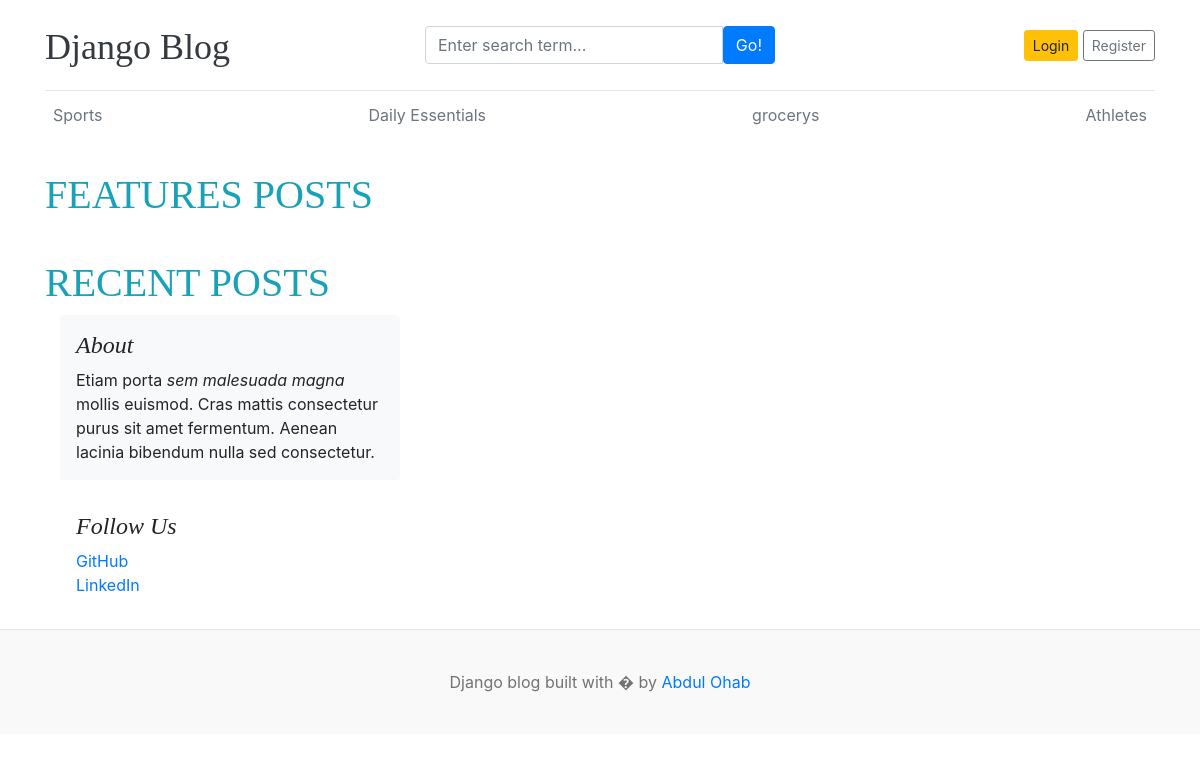
/, run on an earlier commit of the app's database.
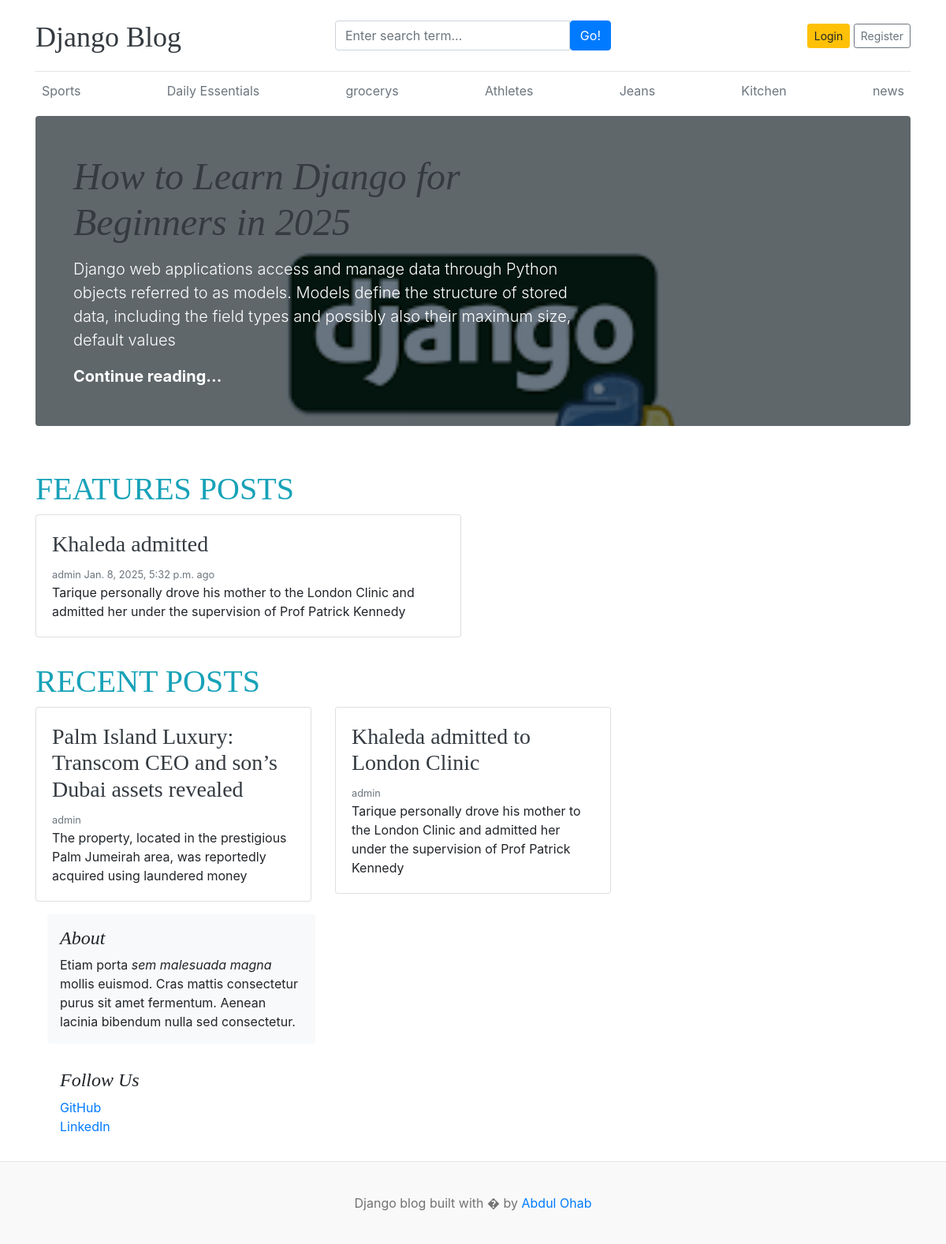
And on a later commit of the database.
### home/models.py (models this page shows, shortened)
class Category(models.Model):
    category_name=models.CharField(max_length=50,unique=True)
    created_at=models.DateTimeField(auto_now_add=True)
    updated_at=models.DateTimeField(auto_now=True)

class Blogs(models.Model):
    title=models.CharField(max_length=100,unique=True)
    slug=models.SlugField(max_length=100,unique=True)
    category=models.ForeignKey(Category,on_delete=models.CASCADE)
    author=models.ForeignKey(User,on_delete=models.CASCADE)
    blog_image=models.ImageField(upload_to='uploads/%y/%m/%d/')
    short_description=models.TextField(max_length=2000)
    blog_body=models.TextField(max_length=3000)
    status=models.IntegerField(choices=STATUS_CHOICES,default=0)
    is_featured=models.BooleanField(default=False)
    created_at=models.DateTimeField(auto_now_add=True)
    updated_at=models.DateTimeField(auto_now=True)
    def __str__(self):
        return self.title

### home/views.py (the view)
# urls.py: path('', views.homePage ,name='homePage'),
def homePage(request):
    categories=Category.objects.all()
    featured_post=Blogs.objects.filter(is_featured=True,status=1)
    posts=Blogs.objects.filter(is_featured=False,status=1)
    print(posts)
    context={
        'categories':categories,
        'featured_post':featured_post,
        'posts':posts
    }
    return render(request,'home.html',context)

### templates/home.html (shortened to what this page needs)
{% extends 'base.html' %}
{% block content %}
    {% for post in featured_post %}
    {% if forloop.first %}
  <div class="jumbotron p-3 p-md-5 text-white rounded bg-dark" style="background-image: url({{post.blog_image.url}});background-blend-mode: overlay;background-size:cover;">
    <div class="col-md-8 px-0">
      <h1 class="display-4 font-italic"> <a class="text-dark" href="{% url 'blogs' post.slug %}"> {{post.title}}</a> </h1>
      <p class="lead my-3">{{post.short_description}}</p>
      <p class="lead mb-0"><a href="{% url 'homePage' %}" class="text-white font-weight-bold">Continue reading...</a></p>
    </div>
  </div>
  {% endif %}
  {% endfor %}
  <h1 class="pt-4 text-uppercase text-bold text-info ">Features Posts</h1>
  <div class="row mb-2">
    {% for post in featured_post %}
    {% if not forloop.first %}
    <div class="col-md-6">
      <div class="card border-1" >
        <div class="card-body">
          <h3> <a class="text-dark" href="{% url 'blogs' post.slug %}"> {{post.title}}</a></h3>
          <small class="mb-1 text-muted">{{post.author}} {{post.created_at}} ago</small>
          <p class="card-text">{{post.short_description }} </p>
        </div>
      </div>
    </div>
    {% endif %}
    {% endfor %}
  </div>
  <h1 class="pt-4 text-uppercase text-bold text-info ">Recent Posts</h1>
  <main role="main" class="container p-0 ">
    <div class="row">
      {% for post in posts %}
      <div class="col-md-6 col-lg-4 mb-3">
        <div class="card border-1" >
            <div class="card-body" style="min-height: 180px;" >
              <h3 >  <a class="text-dark" href="{% url 'blogs' post.slug %}"> {{post.title}} </a> </h3>
              <small class="mb-1 text-muted">{{post.author}}</small>
              <p class="card-text">{{post.short_description | truncatewords:20}}</p>
            </div>
          </div>
        </div>
        {% endfor %}
      </div>
      <aside class="col-md-4 blog-sidebar">
        <div class="p-3 mb-3 bg-light rounded">
          <h4 class="font-italic">About</h4>
          <p class="mb-0">Etiam porta <em>sem malesuada magna</em> mollis euismod. Cras mattis consectetur purus sit amet fermentum. Aenean lacinia bibendum nulla sed consectetur.</p>
        </div>
        <div class="p-3">
          <h4 class="font-italic">Follow Us</h4>
          <ol class="list-unstyled">
            <li><a href="#">GitHub</a></li>
            <li><a href="#">LinkedIn</a></li>
          </ol>
        </div>
      </aside>
    </div>
{% endblock  %}

### templates/base.html
 {% include 'header.html' %}
  {% block content %}
  {% endblock  %}
  {% include 'footer.html' %}

### templates/header.html (shortened to what this page needs)
{% load static %}
<!DOCTYPE html>
<html lang="en">
<head>
    <link href="https://getbootstrap.com/docs/4.0/dist/css/bootstrap.min.css" rel="stylesheet">
    <link href="{% static 'css/blog.css' %}" rel="stylesheet">
  </head>
<body>
    <div class="container">
      <header class="blog-header py-3">
        <div class="row flex-nowrap justify-content-between align-items-center">
          <div class="col-4 pt-1">
            <a class="blog-header-logo text-dark" href="/">Django Blog</a>
          </div>
          <div class="col-4">
            <form action="{% url 'search' %}" method="GET" >
            <div class="input-group">
                <input class="form-control" type="text" name="keyword" placeholder="Enter search term..." aria-label="Enter search term..." aria-describedby="button-search" />
                <button type="submit" class="btn btn-primary" id="button-search" type="button">Go!</button>
            </div>
        </form>
          </div>
          <div class="col-4 d-flex justify-content-end align-items-center">
            {% if not user.is_authenticated %}
            <a class="btn btn-sm btn-warning" href="{% url 'loginPage'  %}">Login</a> &nbsp;
            <a class="btn btn-sm btn-outline-secondary" href="{% url 'registerPage'   %}">Register</a>
            {% else %}
            <span> you are logged in as {{ user }} </span>
            <span> <a href="{% url 'logoutPage' %}"> Logout </a> </span>
            {% endif %}
          </div>
        </div>
      </header>
      <div class="nav-scroller py-1 mb-2">
        <nav class="nav d-flex justify-content-between ">
          {% for category in categories %}
          <a class="p-2 text-muted  " href="{% url 'categoryPage' category.id  %}"> {{category.category_name}}</a>
          {% endfor %}
        </nav>
      </div>

### templates/footer.html
<footer class="blog-footer">
    <p>Django blog built with � by <a href="#">Abdul Ohab</a></p>
  </footer>
  </body>
  </html>

### static/css/blog.css (style rules this page uses)
.blog-header { border-bottom: 1px solid #e5e5e5; }
.blog-header-logo { font-family: "Playfair Display", Georgia, "Times New Roman", serif; font-size: 2.25rem; }
h1, h2, h3, h4, h5, h6 { font-family: "Playfair Display", Georgia, "Times New Roman", serif; }
.display-4 { font-size: 2.5rem; }
@media (min-width: 768px) { .display-4 { font-size: 3rem; } }
.blog-footer { padding: 2.5rem 0; color: #727272; text-align: center; background-color: #f9f9f9; border-top: .05rem solid #e5e5e5; }
.blog-footer p:last-child { margin-bottom: 0; }

What changed in the data, as far as the page shows it:
added Category: category_name "Jeans"
added Category: category_name "Kitchen"
added Category: category_name "news"
added Blogs: blog_image (picture), title "How to Learn Django for Beginners in 2025", short_description "Django web applications access and manage data through Python objects referred to as models. Models define the structure of stored data, including the field types and possibly also their maximum size, default values"
added Blogs: title "Khaleda admitted", author "admin", created_at "Jan. 8, 2025, 5:32 p.m.", short_description "Tarique personally drove his mother to the London Clinic and admitted her under the supervision of Prof Patrick Kennedy", shown under "FEATURES POSTS"
added Blogs: title "Palm Island Luxury: Transcom CEO and son’s Dubai assets revealed", author "admin", short_description "The property, located in the prestigious Palm Jumeirah area, was reportedly acquired using laundered money", shown under "RECENT POSTS"
added Blogs: title "Khaleda admitted to London Clinic", author "admin", short_description "Tarique personally drove his mother to the London Clinic and admitted her under the supervision of Prof Patrick Kennedy", shown under "RECENT POSTS"
